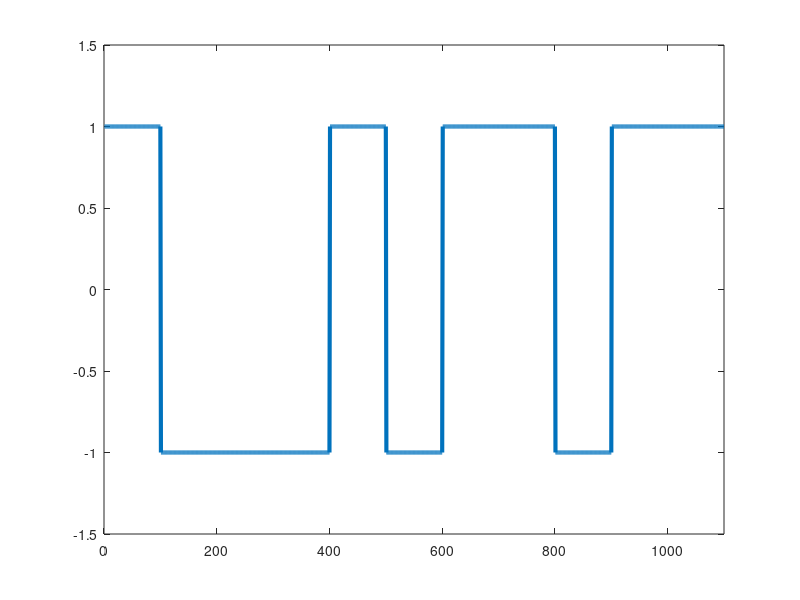

Source code (MATLAB):
input_data = [0 1 0 0 1 1 1 0 1 1 0];
bit_duration = 100;
output_data = zeros(1, bit_duration*length(input_data));
time = 1:1:length(output_data);
% encoding
current = 1; % assume that previous state is 1
index = 1;
for i=1:length(input_data)
  if input_data(i) == 1
    % inversation of state
    if current == 1
      current = -1;
    elseif
      current = 1;
    endif
    for j=index:index+bit_duration-1
      output_data(j) = current;
      index = index + 1;
    endfor
  else
    for j=index:index+bit_duration-1
      output_data(j) = current;
      index = index + 1;
    endfor
  endif
endfor

plot(time, output_data, 'LineWidth', 3);
xlim([0 length(time)]);
ylim([-1.5 1.5]);


% decoding 
current = 1; 
decoded_data = zeros(1, length(output_data)/bit_duration);
index = 1;
for i=1:bit_duration:length(output_data)
  if output_data(i)==current
    decoded_data(index) = 0;
    index = index + 1;
  else
    decoded_data(index) = 1;
    index = index + 1;
    if current == 1
      current = -1;
    else
      current = 1;
    endif
  endif
endfor
decoded_data